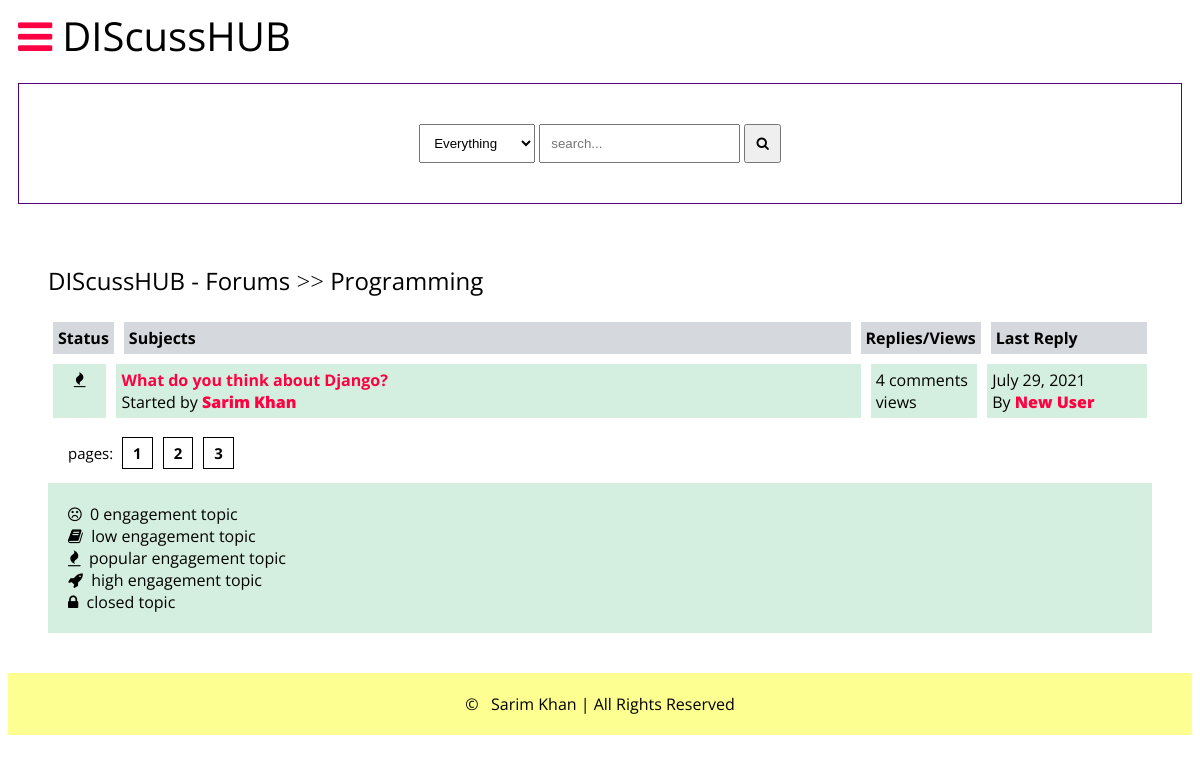
The app's page /posts/programming/ with its own data.
### main/models.py (models this page shows, shortened)
class Category(models.Model):
    title=models.CharField(max_length=50)
    slug=models.SlugField(max_length=400, unique=True, blank=True)
    description= models.TextField(default="description")
    class Meta:
        verbose_name_plural="categories"
    def get_url(self):
        return reverse("posts", kwargs={
            "slug":self.slug
        })

class Post(models.Model):
    title=models.CharField(max_length=400)
    slug=models.SlugField(max_length=400, unique=True, blank=True)
    user=models.ForeignKey(Author, on_delete=models.CASCADE)
    content=HTMLField()
    categories=models.ManyToManyField(Category)
    date=models.DateField(auto_now_add=True)
    approved=models.BooleanField(default=False)
    hit_count_generic= GenericRelation(HitCount, object_id_field='object_pk', related_query_name='hit_count_generic_relation')
    tags=TaggableManager()
    comments=models.ManyToManyField(Comment, blank=True)
    def get_url(self):
        return reverse("detail", kwargs={
            "slug":self.slug
        })
    @property
    def num_comments(self):
        return self.comments.count()
    @property
    def last_reply(self):
        return self.comments.latest("date")

class Author(models.Model):
    user=models.ForeignKey(User, on_delete=models.CASCADE)
    fullname= models.CharField(max_length=40, blank=True)
    slug=models.SlugField(max_length=400, unique=True, blank=True)
    bio=HTMLField()
    points=models.IntegerField(default=0)
    profile_pic= ResizedImageField(size=[50, 80], quality=100, upload_to="authors", default=None, null=True)

class Comment(models.Model):
    user=models.ForeignKey(Author, on_delete=models.CASCADE)
    content=models.TextField()
    date=models.DateTimeField(auto_now_add=True)
    replies=models.ManyToManyField(Reply, blank=True)

### main/views.py (the view)
# urls.py: path("posts/<slug>/", posts, name="posts"),
def posts(request, slug):
    category=get_object_or_404(Category, slug=slug)
    posts=Post.objects.filter(approved=True, categories=category)
    context={
        "posts":posts,
        "forum":category,
    }
    return render(request, "posts.html", context)

### templates/posts.html
{% extends 'base.html' %}
{% load hitcount_tags %}
{% block content %}
    <div class="container">
        <div class="navigate">
            <span><a href="{% url 'home' %}">DIScussHUB - Forums</a> >> <a href="{{forum.get_url}}">{{forum.title}}</a></span>
        </div>
        <div class="posts-tables">
            <div class="table-head">
                <div class="status">Status</div>
                <div class="subjects">Subjects</div>
                <div class="replies">Replies/Views</div>
                <div class="last-reply">Last Reply</div>
            </div>
            {% for post in posts%}
            <div class="table-row">
                <div class="status"><i class="fa fa-fire"></i></div>
                <div class="subjects"><a href="{{post.get_url}}">{{post.title}}</a>
                <br>
                <span>Started by <b><a href="#">{{post.user.fullname|title}}</a></b></span>
                </div>
                <div class="replies">
                    {{post.num_comments}} comments <br>{% get_hit_count for post %} views
                </div>
                <div class="last-reply">
                    {{post.last_reply.date|date}}
                    <br>
                    By <b><a href="#">{{post.last_reply.user.fullname|title}}</a></b>
                </div>
            </div>
            {% endfor %}
        </div>
        <div class="pagination">
            pages: <a href="#">1</a><a href="#">2</a><a href="#">3</a>
        </div>
        <div class="notes">
            <span>
                <i class="fa fa-frown-o"></i>&nbsp; 0 engagement topic <br>
            </span>
            <span>
                <i class="fa fa-book"></i>&nbsp; low engagement topic <br>
            </span>
            <span>
                <i class="fa fa-fire"></i>&nbsp; popular engagement topic <br>
            </span>
            <span>
                <i class="fa fa-rocket"></i>&nbsp; high engagement topic <br>
            </span>
            <span>
                <i class="fa fa-lock"></i>&nbsp; closed topic
            </span>
        </div>
    </div>
    {% endblock content %}

### static/style.css (style rules this page uses)
* { box-sizing: border-box; }
html { font-size: 16px; font-family: 'Open Sans', sans-serif; background-color: #ffffff; }
a { color: #ff0042; font-weight: bolder; text-decoration: none; }
.container { margin: 20px; padding: 20px; }
.table-head { display: flex; }
.table-head div { padding: 5px; margin: 5px; background-color: #D5D8DC; font-weight: bold; }
.table-head .status { flex: 5%; }
.table-head .subjects { flex: 70%; }
.table-head .replies { flex: 10%; }
.table-head .last-reply { flex: 15%; }
.table-row { display: flex; }
.table-row .status, .table-row .subjects, .table-row .replies, .table-row .last-reply { padding: 5px; margin: 5px; background-color:#D4EFDF; }
.table-row .status { flex: 5%; font-size: 15px; text-align: center; }
.table-row .subjects { flex: 70%; }
.table-row .replies { flex: 10%; }
.table-row .last-reply { flex: 15%; }
.pagination { padding: 20px; font-size: 15px; }
.pagination a { color: #000; margin-inline: 5px; padding: 5px 10px; border: solid 0.5px #000; }
.navigate { margin-block: 20px; font-weight: lighter; font-size: 24px; }
.navigate a { color: #000; }
.notes { background-color: #D4EFDF; padding: 20px; display: block; }
.notes span { font-size: 16px; margin-block: 5px; }

### records on screen
Category: title "Programming"
Post: title "What do you think about Django?", user.fullname "Sarim Khan", num_comments "4", last_reply "July 29, 2021", last_reply.user.fullname "New User"
